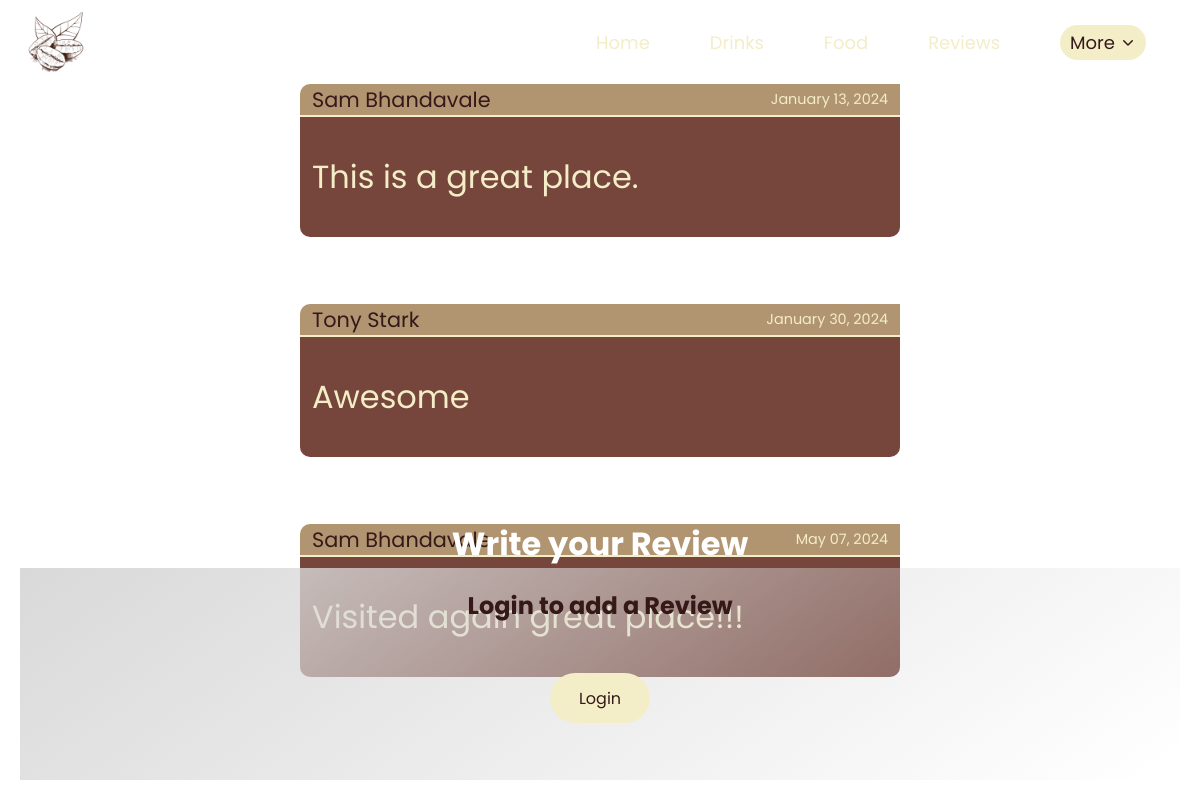
Screenshot of /blog/ with the database file from the repository.
### blog/models.py (models this page shows, shortened)
class Post(models.Model):
    content = models.TextField()
    date_posted = models.DateTimeField(default=timezone.now)  # even if we forget to put this in our object, it will
    author = models.ForeignKey(User, on_delete=models.CASCADE)

### blog/views.py (the view)
# urls.py: path('', views.blog, name='blog-home'),
def blog(request):
    context = {
        'post': Post.objects.all()
    }
    return render(request, 'blog/blogs.html', context)

### blog/templates/blog/blogs.html
{% extends 'menubar.html' %}
{% load static %}
{% block additional_css %}
<link rel="stylesheet" href="{% static 'blog/blog.css' %}">
{% endblock %}
{% block content %}
<div class="blog_container">
    {% for post in post %}
    <div class="blog_wrapper">
        <div class="blog_top">
            <p class="user_name">{{ post.author.first_name }} {{ post.author.last_name }}</p>
            <p class="date">{{ post.date_posted|date:"F d, Y" }}</p>
        </div>
        <div class="line_container">
            <div class="line"></div>
        </div>
        <div class="main_content">
            <p class="content">{{ post.content }}</p>
        </div>
    </div>
    {% endfor %}
</div>
<div class="review-box">
    <h1>Write your Review</h1>
    <div class="review">
        {% if request.user.is_authenticated %}
        <form action="{% url 'write_review' %}" method="post">
            {% csrf_token %}
            <input type="text" class="text inp" name="review" placeholder="Write Your Review Here">
            <input type="submit" value="Submit" class="submit">
        </form>
        {% else %}
        <div class="not_authenticated">
            <h2>Login to add a Review</h2>
            <a href="{% url 'login' %}">Login</a>
        </div>
        {% endif %}
    </div>
</div>
{% endblock %}

### static/menubar.css (style rules this page uses)
:root { --main-menu-height:64px; --main-menu-background:#FFFFFF80; --menu-font-color:#351919; --link-hover-color:#F3EDC8; }
* { margin:0; padding:0; box-sizing: border-box; }
body { background: url('/static/home/images/background-home.jpg'); background-repeat: no-repeat; background-size: cover; font-family: 'Poppins', sans-serif; }

### blog/static/blog/blog.css (style rules this page uses)
:root { --content-top-background:#B19470; --content-bottom-background:#76453B; }
.blog_container { width: 100vw; display: flex; color: var(--link-hover-color); align-items: center; flex-direction: column; gap: 100px; }
.blog_wrapper { width:600px; height: 120px; border-radius:5px; }
.blog_wrapper .line_container { display:flex; justify-content: center; }
.blog_wrapper .line { width:600px; height:2px; background: var(--link-hover-color); }
.blog_wrapper .blog_top { display:flex; gap:20px; justify-content: space-between; align-items: center; background:var(--content-top-background); border-radius:10px 0 0 0; }
.blog_wrapper .blog_top .user_name::first-letter { text-transform: uppercase; }
.blog_wrapper .blog_top .user_name { margin:0 0 0 12px; color:var(--menu-font-color); font-size:1.3em; }
.blog_wrapper .blog_top .date { margin:0 12px 0 0; font-size:0.9em; }
.blog_wrapper .main_content { background:var(--content-bottom-background); height: 100%; display: flex; flex-direction: column; justify-content: space-evenly; border-radius:0 0 10px 10px; }
.blog_wrapper .main_content .content { margin:0 0 0 12px; font-size:2em; }
.review-box { position: fixed; bottom: 0; width:100%; height:300px; padding:20px; display: flex; flex-direction: column; align-items: center; color:white; }
.review-box .review { width:100%; height:250px; background: linear-gradient(145deg, rgb(217, 217, 217) 0%, rgba(217, 217, 217, 0) 97.82%); display:flex; flex-direction: column; align-items: center; }
.review-box .review .not_authenticated { display: flex; align-items: center; flex-direction: column; gap: 50px; margin-top: 20px; }
.review-box .review .not_authenticated a { width: 100px; height: 50px; display: flex; align-items: center; justify-content: center; background: var(--link-hover-color); border-radius: 30px; text-decoration: none; color: var(--menu-font-color); }
.review-box .review .not_authenticated h2 { color:var(--menu-font-color); }

### rows the page displays
Post: author.first_name "Sam", author.last_name "Bhandavale", date_posted "January 13, 2024", content "This is a great place."
Post: author.first_name "Tony", author.last_name "Stark", date_posted "January 30, 2024", content "Awesome"
Post: author.first_name "Sam", author.last_name "Bhandavale", date_posted "May 07, 2024", content "Visited again great place!!!"
